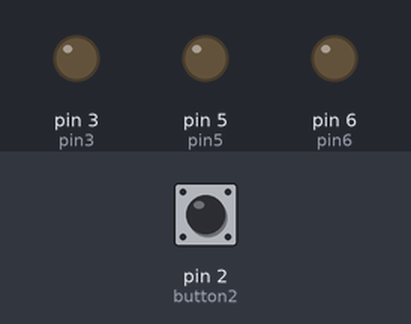
Bench run of a sketch on a simulated Arduino Uno, built with avr-gcc and run on an emulated ATmega328P. On the bench: output pins drawn as LEDs (lit = HIGH). Dashed ring = blinking. The test bench sets the inputs (shaded band); at power-on: pin 2 (button2) LOW.

Above: at 1.2 s.
1.3 s: pin 2 (button2) pulled HIGH for 1 s
At 1.7 s:
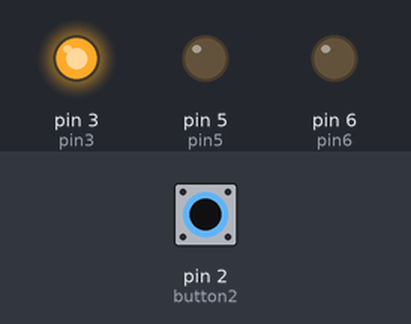
3.8 s: pin 2 (button2) pulled HIGH for 0.15 s
At 4.2 s:
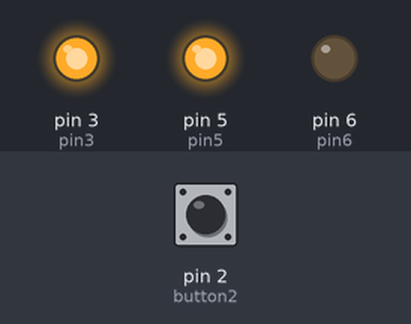
5.8 s: pin 2 (button2) pulled HIGH for 3.2 s
At 7.2 s:
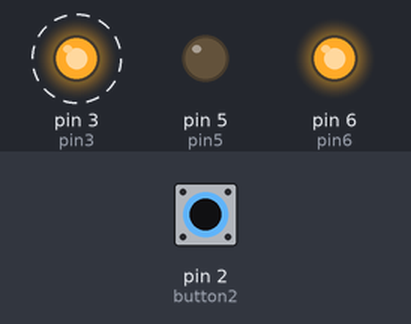
Timing chart, 0 to 10.8 s (numbered marks = the images above; inputs shaded):
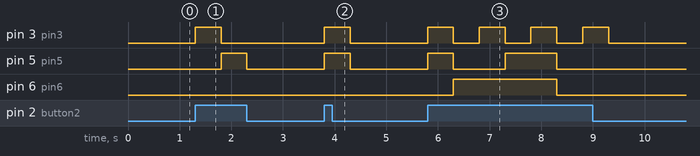

The sketch:

Punto10.3.ino
```cpp
// inicializa los pines y variables requeridos
int button2 = 2;
int pin3 = 3;
int pin5 = 5;
int pin6 = 6;
int counter = 0;

// the setup function runs once when you press reset or power the board
void setup() {
  pinMode(button2, INPUT); // botón
  pinMode(pin3, OUTPUT); // luz verde
  pinMode(pin5, OUTPUT); // luz amarilla
  pinMode(pin6, OUTPUT); // luz roja
}

int salidaLuces(int pin01, int pin02, int pin03, int a, int b, int c){
  if ((a==0)&&(b==0)&&(c==0)) { // CASO 1: NEGRO
    digitalWrite(pin01,LOW);
    digitalWrite(pin02,LOW);
    digitalWrite(pin03,LOW);
  }
    if ((a==0)&&(b==0)&&(c==1)) { // CASO 2: AZUL
    digitalWrite(pin01,HIGH);
    digitalWrite(pin02,LOW);
    digitalWrite(pin03,LOW);
  }
    if ((a==0)&&(b==1)&&(c==0)) { // CASO 3: VERDE
    digitalWrite(pin01,LOW);
    digitalWrite(pin02,HIGH);
    digitalWrite(pin03,LOW);
  }
    if ((a==0)&&(b==1)&&(c==1)) { // CASO 4: VERDE + AZUL
    digitalWrite(pin01,HIGH);
    digitalWrite(pin02,HIGH);
    digitalWrite(pin03,LOW);
  }
    if ((a==1)&&(b==0)&&(c==0)) { // CASO 5: ROJO
    digitalWrite(pin01,LOW);
    digitalWrite(pin02,LOW);
    digitalWrite(pin03,HIGH);
  }
    if ((a==1)&&(b==0)&&(c==1)) { // CASO 6: ROJO + AZUL
    digitalWrite(pin01,HIGH);
    digitalWrite(pin02,LOW);
    digitalWrite(pin03,HIGH);
  }
    if ((a==1)&&(b==1)&&(c==0)) { // CASO 7; ROJO + VERDE
    digitalWrite(pin01,LOW);
    digitalWrite(pin02,HIGH);
    digitalWrite(pin03,HIGH);
  }
    if ((a==1)&&(b==1)&&(c==1)) { // CASO 8: BLANCO
    digitalWrite(pin01,HIGH);
    digitalWrite(pin02,HIGH);
    digitalWrite(pin03,HIGH);
  }
  return 0;
}

// the loop function runs over and over again forever
void loop() {
  WAIT:
    while (digitalRead(button2) == LOW){
      salidaLuces(pin3,pin5,pin6,0,0,0); //NEGRO
    }

  if (counter == 0){
    goto A;
  }

  else if (counter == 1){
    goto V;
  }

  else if (counter == 2){
    goto AV;
  }

  else if (counter == 3){
    goto R;
  }

  else if (counter == 4){
    goto RA;
  }

  else if (counter == 5){
    goto RV;
  }

  else if (counter == 6){
    goto B;
  }

  else if (counter == 7){
    goto N;
  }

  N:
    salidaLuces(pin3,pin5,pin6,0,0,0); //NEGRO
    delay(500);
    if (digitalRead(button2) == HIGH) {
      counter = 1;
      goto A;
    }
    else{
      goto WAIT;
    }

  A:
    salidaLuces(pin3,pin5,pin6,0,0,1); //AZUL
    delay(500);
    if (digitalRead(button2) == HIGH){
      counter = 2;
      goto V;
    }
    else{
      goto WAIT;
    }

  V:
    salidaLuces(pin3,pin5,pin6,0,1,0); //VERDE
    delay(500);
    if (digitalRead(button2) == HIGH){
      counter = 3;
      goto AV;
    }
    else{
      goto WAIT;
    }

  AV:
    salidaLuces(pin3,pin5,pin6,0,1,1); //AZUL + VERDE
    delay(500);
    if (digitalRead(button2) == HIGH){
      counter = 4;
      goto R;
    }
    else{
      goto WAIT;
    }

  R:
    salidaLuces(pin3,pin5,pin6,1,0,0); //ROJO
    delay(500);
    if (digitalRead(button2) == HIGH){
      counter = 5;
      goto RA;
    }
    else{
      goto WAIT;
    }

  RA:
    salidaLuces(pin3,pin5,pin6,1,0,1); //ROJO + AZUL
    delay(500);
    if (digitalRead(button2) == HIGH){
      counter = 6;
      goto RV;
    }
    else{
      goto WAIT;
    }

  RV:
    salidaLuces(pin3,pin5,pin6,1,1,0); //ROJO + VERDE
    delay(500);
    if (digitalRead(button2) == HIGH){
      counter = 7;
      goto B;
    }
    else{
      goto WAIT;
    }

  B:
    salidaLuces(pin3,pin5,pin6,1,1,1); //BLANCO
    delay(500);
    if (digitalRead(button2) == HIGH){
      counter = 0;
      goto N;
    }
    else{
      goto WAIT;
    }
}
```

Measured:
- after the input at 1.3 s, pin 3 (pin3): LOW → HIGH at once, → LOW 0.50 s later; pin 5 (pin5): LOW → HIGH after 0.50 s, → LOW 0.50 s later
- after the input at 3.8 s, pin 3 (pin3), pin 5 (pin5): LOW → HIGH at once, → LOW 0.50 s later
- after the input at 5.8 s, pin 3 (pin3): alternates HIGH for 0.50 s and LOW for 0.50 s, 8 changes in all, then stays LOW, starting at once; pin 5 (pin5): LOW → HIGH at once, → LOW 0.50 s later, → HIGH 1.0 s later, → LOW 1.0 s later; pin 6 (pin6): LOW → HIGH after 0.50 s, → LOW 2.0 s later
